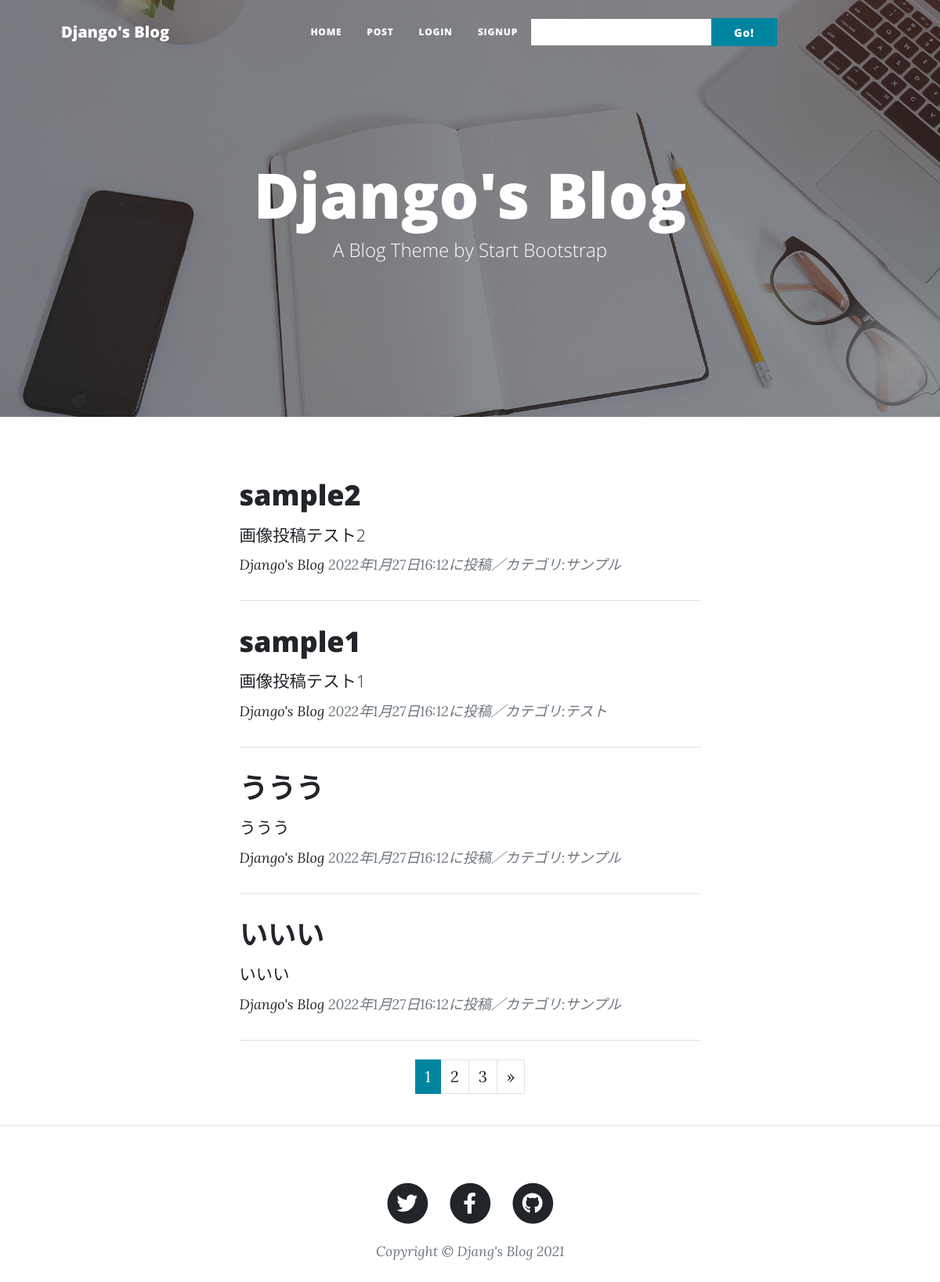
Before: / with the older database file.
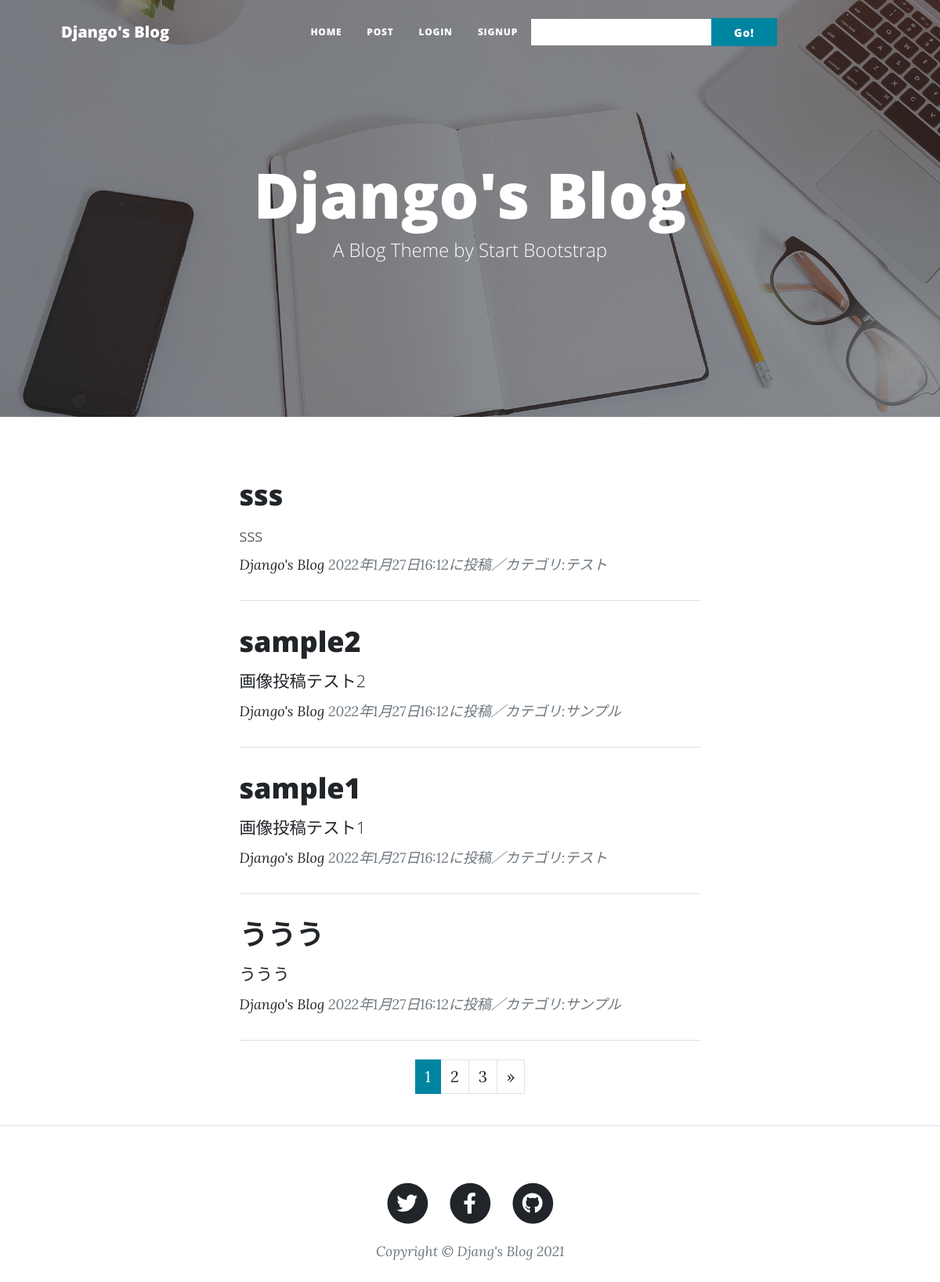
After: the same page with the newer database file.
### blog/models.py (models this page shows, shortened)
class BlogPost(models.Model):
    user = models.ForeignKey(
        to=CustomUser,
        verbose_name='ユーザ',
        on_delete=models.CASCADE,
        null=True
    )
    category = models.ForeignKey(
        to=Category,
        verbose_name='カテゴリ',
        on_delete=models.PROTECT,
        null=True
    )
    title = models.CharField(
        verbose_name='タイトル',
        max_length=20
    )
    content = models.TextField(
        verbose_name='本文'
    )
    posted_id = models.DateTimeField(
        verbose_name='投稿日時',
        auto_now_add=True
    )
    image = models.ImageField(
        verbose_name='イメージ',
        upload_to ='photos',
        null = True,
        blank=True,
    )

class Category(models.Model):
    title = models.CharField(
        verbose_name='カテゴリ',
        max_length=20
    )

### blog/views.py (the view)
# urls.py: path('', views.IndexView.as_view(), name='index'),
class IndexView(ListView):
    template_name = 'blog/index.html'
    context_object_name = 'orderby_records'
    paginate_by = 4
    def get_context_data(self, **kwargs):
        context = super().get_context_data(**kwargs)
        context['search_form'] = SearchForm(self.request.GET)
        return context
    def get_queryset(self):
        searchForm = SearchForm(self.request.GET)
        keyword = ''
        if searchForm.is_valid():
            keyword = searchForm.cleaned_data.get('key')
        queryset = BlogPost.objects.filter(title__contains=keyword).order_by('-posted_id')
        return queryset

### blog/forms.py
class SearchForm(forms.Form):
    key = forms.CharField(label='検索文字列')

### templates/blog/index.html (shortened to what this page needs)
{% extends 'blog/base.html' %}
{% load static %}
{% block header%}
<header class="masthead" style="background-image: url({% static 'img/home-bg.jpg'%})">
  <div class="container position-relative px-4 px-lg-5">
    <div class="row gx-4 gx-lg-5 justify-content-center">
      <div class="col-md-10 col-lg-8 col-xl-7">
        <div class="site-heading">
          <h1>Django's Blog</h1>
          <span class="subheading">A Blog Theme by Start Bootstrap</span>
        </div>
      </div>
    </div>
  </div>
</header>
{% endblock %}
{% block contents%}
<div class="container px-4 px-lg-5">
  <div class="row gx-4 gx-lg-5 justify-content-center">
    <div class="col-md-10 col-lg-8 col-xl-7">
      {% for record in orderby_records %}
      <div class="post-preview">
        <a href="{% url 'blog:detail_article' record.pk %}">
          <h2 class="post-title">
            {{ record.title }}
          </h2>
          <h3 class="post-subtitle">
            <span style="font-size : 16pt">
              {{ record.content | truncatechars:15}}
            </span>
          </h3>
        </a>
        <p class="post-meta">
          <a href="#">Django's Blog</a>
          2022年1月27日16:12に投稿／カテゴリ:{{ record.category.title }}
        </p>
      </div>
      <hr class="my-4" />
      {% endfor %}
      {% if is_paginated %}
      {% include 'blog/pagenation.html' %}
      {% endif %}
    </div>
  </div>
</div>
<hr class="my-4" />
{% endblock %}

### templates/blog/base.html (shortened to what this page needs)
{% load static %}
<!DOCTYPE html>
<html lang="ja">
<head>
  <link href="{% static 'css/styles.css' %}" rel="stylesheet" />
</head>
<body>
  <nav class="navbar navbar-expand-lg navbar-light" id="mainNav">
    <div class="container px-4 px-lg-5">
      <a class="navbar-brand" href="{% url 'blog:index' %}">Django's Blog</a>
      <div class="collapse navbar-collapse" id="navbarResponsive">
        <ul class="navbar-nav ms-auto py-4 py-lg-0">
          <li class="nav-item">
            <a class="nav-link px-lg-3 py-3 py-lg-4" href="{% url 'blog:index'%}">Home</a>
          </li>
          <li class="nav-item">
            <a class="nav-link px-lg-3 py-3 py-lg-4" href="{% url 'blog:post_article'%}">POST</a>
          </li>
          {% if user.is_authenticated %}
          <!-- <li class="nav-item">
            <a class="nav-link px-lg-3 py-3 py-lg-4" href="{% url 'accounts:logout' %}">LOGOUT</a>
          </li> -->
          <li class="nav-item">
            <a class="nav-link px-lg-3 py-3 py-lg-4" href="javascript:logout.submit()">LOGOUT</a>
          </li>
          <form action='{% url "accounts:logout" %}' method='post' name='logout' style="display: none;">
            {% csrf_token %}
          </form>
          <li class="nav-item">
            <a class="nav-link px-lg-3 py-3 py-lg-4" href="{% url 'blog:mypage' %}">{{ user.username }}</a>
          </li>
          {% else %}
          <li class="nav-item">
            <a class="nav-link px-lg-3 py-3 py-lg-4" href="{% url 'accounts:login' %}">LOGIN</a>
          </li>
          <li class="nav-item">
            <a class="nav-link px-lg-3 py-3 py-lg-4" href="{% url 'accounts:signup' %}">SIGNUP</a>
          </li>
          {% endif %}
        </ul>
        <form method="GET" action="/" class="w-50 h-25">
          <div class="input-group">
            {{ search_form.key }}
            <button class="btn btn-primary py-1 yx-5" id="button-search" type="submit">Go!</button>
          </div>
        </form>
      </div>
    </div>
  </nav>
  {% block header%}{% endblock %}
  {% block contents%}{% endblock %}
  <footer>
    <div class="container px-4 px-lg-5">
      <div class="row gx-4 gx-lg-5 justify-content-center">
        <div class="col-md-10 col-lg-8 col-xl-7">
          <ul class="list-inline text-center">
            <li class="list-inline-item">
              <a href="https://twitter.com/">
                <span class="fa-stack fa-lg">
                  <i class="fas fa-circle fa-stack-2x"></i>
                  <i class="fab fa-twitter fa-stack-1x fa-inverse"></i>
                </span>
              </a>
            </li>
            <li class="list-inline-item">
              <a href="https://www.facebook.com/">
                <span class="fa-stack fa-lg">
                  <i class="fas fa-circle fa-stack-2x"></i>
                  <i class="fab fa-facebook-f fa-stack-1x fa-inverse"></i>
                </span>
              </a>
            </li>
            <li class="list-inline-item">
              <a href="https://github.co.jp/">
                <span class="fa-stack fa-lg">
                  <i class="fas fa-circle fa-stack-2x"></i>
                  <i class="fab fa-github fa-stack-1x fa-inverse"></i>
                </span>
              </a>
            </li>
          </ul>
          <div class="small text-center text-muted fst-italic">
            Copyright &copy; Djang's Blog 2021</div>
        </div>
      </div>
    </div>
  </footer>
</body>
</html>

### templates/blog/pagenation.html (shortened to what this page needs)
<ul class="pagination" style="justify-content:center">
  {% for num in paginator.page_range %}
  {% if page_obj.number == num %}
  <li class="page-item active">
    <span class="page-link">{{ num }}</span>
  </li>
  {% else %}
  <li class="page-item">
    <a class="page-link" href="?page={{ num }}">{{ num }}</a>
  </li>
  {% endif %}
  {% endfor %}
  {% if page_obj.has_next %}
  <li class="page-item">
    <a class="page-link" href="?page={{ page_obj.next_page_number }}" aria-label="Next">
      <span aria-hidden="true">&raquo;</span>
    </a>
  </li>
  {% endif %}
</ul>

Changed rows visible on the page:
no longer on this page (row edited): BlogPost: title "いいい", content "いいい", category "サンプル"
added BlogPost: title "sss", content "sss", category "テスト"
